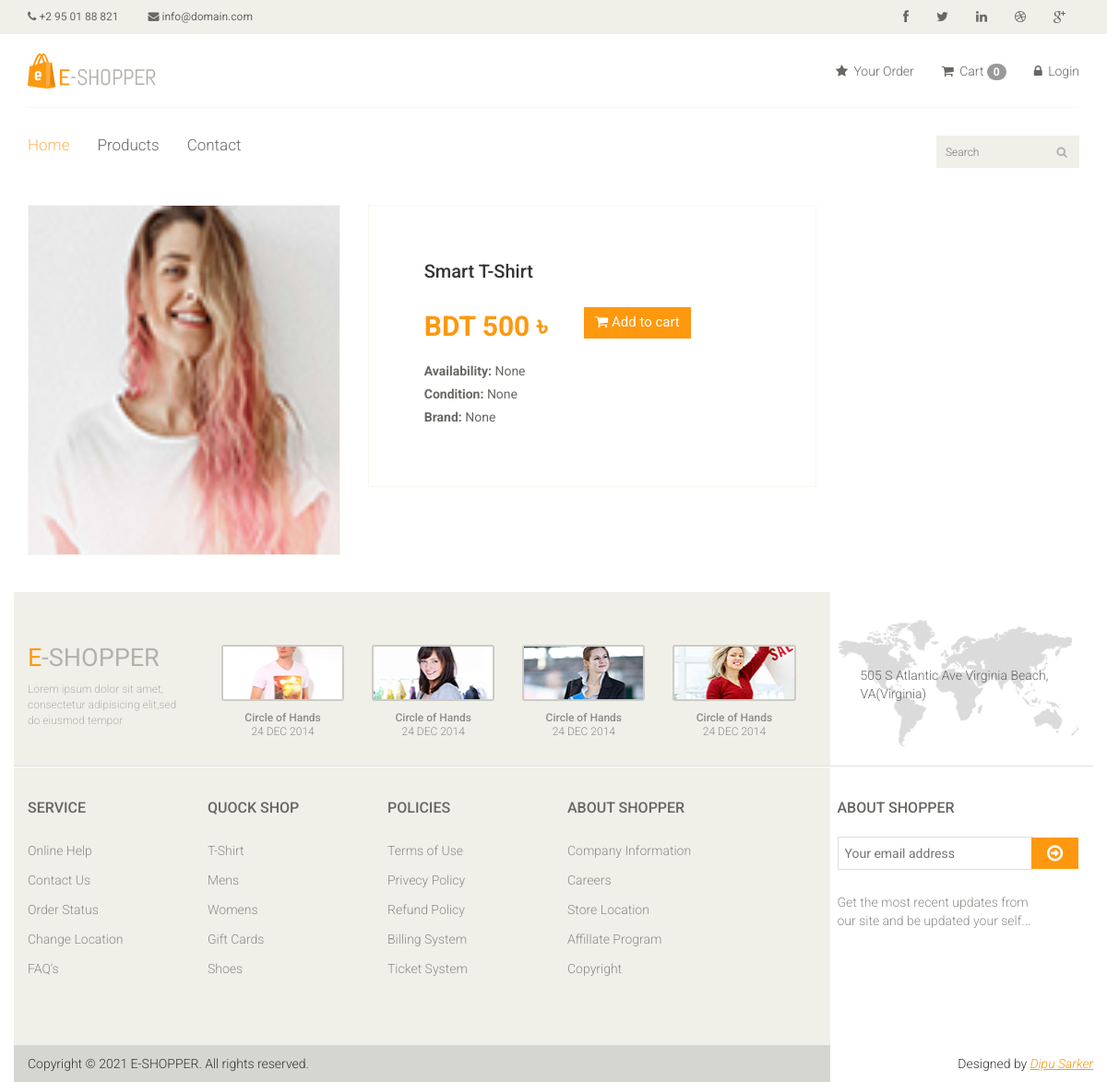
Page /product/3/ on the committed database.
### app/models.py (models this page shows, shortened)
class Product(models.Model):
    Availability = (
        ('In Stock', 'In Stock'),
        ('Out Of Stock', 'Out Of Stock')
    )
    Condition = (
        ('New Version', 'New Version'),
        ('Old Version', 'Old Version'),
        ('Latest Version', 'Latest Version')
    )
    category = models.ForeignKey(Category, on_delete=models.CASCADE, default='', null=False)
    sub_category = models.ForeignKey(Sub_Category, on_delete=models.CASCADE, default='', null=False)
    brand = models.ForeignKey(Brand, on_delete=models.CASCADE, null=True)
    availability = models.CharField(max_length=100, choices=Availability, null=True)
    condition = models.CharField(max_length=100, choices=Condition, null=True)
    image = models.ImageField(upload_to='ecommerce/pimg')
    name = models.CharField(max_length=100)
    price = models.IntegerField()
    date = models.DateTimeField(auto_now_add=True, auto_now=False)

### app/views.py (the view)
# urls.py: path('product/<str:id>/', views.Product_Detail, name='product_detail'),
def Product_Detail(request, id):
    product = Product.objects.filter(id=id).first()
    context = {'product': product}
    return render(request, 'product_detail.html', context)

### templates/product_detail.html
{% extends 'master.html' %}
{% block content %}
<div class="col-sm-9 padding-right">
    <div class="product-details">
        <div class="col-sm-5">
            <div class="view-product">
                <img src="{{product.image.url}}" alt="" />
            </div>
        </div>
        <div class="col-sm-7">
            <div class="product-information">
                <h2>{{product.name}}</h2>
                <span>
                    <span>BDT {{product.price}}&nbsp;৳</span>
                    <a href="{% url 'cart_add' product.id %}" type="button" class="btn btn-fefault cart">
                        <i class="fa fa-shopping-cart"></i>
                        Add to cart
                    </a>
                </span>
                <p><b>Availability:</b> {{product.availability}}</p>
                <p><b>Condition:</b> {{product.condition}}</p>
                <p><b>Brand:</b> {{product.brand}}</p>
            </div>
        </div>
    </div>
{% endblock content %}

### static/css/main.css (style rules this page uses)
body { font-family: 'Roboto', sans-serif; background:; position: relative; font-weight:400px; }
a { -webkit-transition: 300ms; -moz-transition: 300ms; -o-transition: 300ms; transition: 300ms; }
h1, h2, h3, h4, h5, h6 { font-family: 'Roboto', sans-serif; }
.padding-right { padding-right: 0; }
.product-details { overflow:hidden; }
.product-details { margin-bottom: 40px; overflow: hidden; margin-top: 10px; }
.view-product { position: relative; }
.view-product img { border: 1px solid #F7F7F0; height: 380px; width: 100%; }
.product-information { border: 1px solid #F7F7F0; overflow: hidden; padding-bottom: 60px; padding-left: 60px; padding-top: 60px; position: relative; }
.product-information h2 { color: #363432; font-family: 'Roboto', sans-serif; font-size: 20px; margin-top: 0; }
.product-information p { color: #696763; font-family: 'Roboto', sans-serif; margin-bottom: 5px; }
.product-information span { display: inline-block; margin-bottom: 8px; margin-top: 18px; }
.product-information span span { color: #FE980F; float: left; font-family: 'Roboto', sans-serif; font-size: 30px; font-weight: 700; margin-right: 20px; margin-top: 0px; }
.cart { background: #FE980F; border: 0 none; border-radius: 0; color: #FFFFFF; font-family: 'Roboto', sans-serif; font-size: 15px; margin-bottom: 10px; margin-left: 20px; }

### rows in the picture
Product: image (picture), name "Smart T-Shirt", price "500", availability "None", condition "None", brand "None"

### other values in the picture
{{ request.session.cart|length }} "0"
